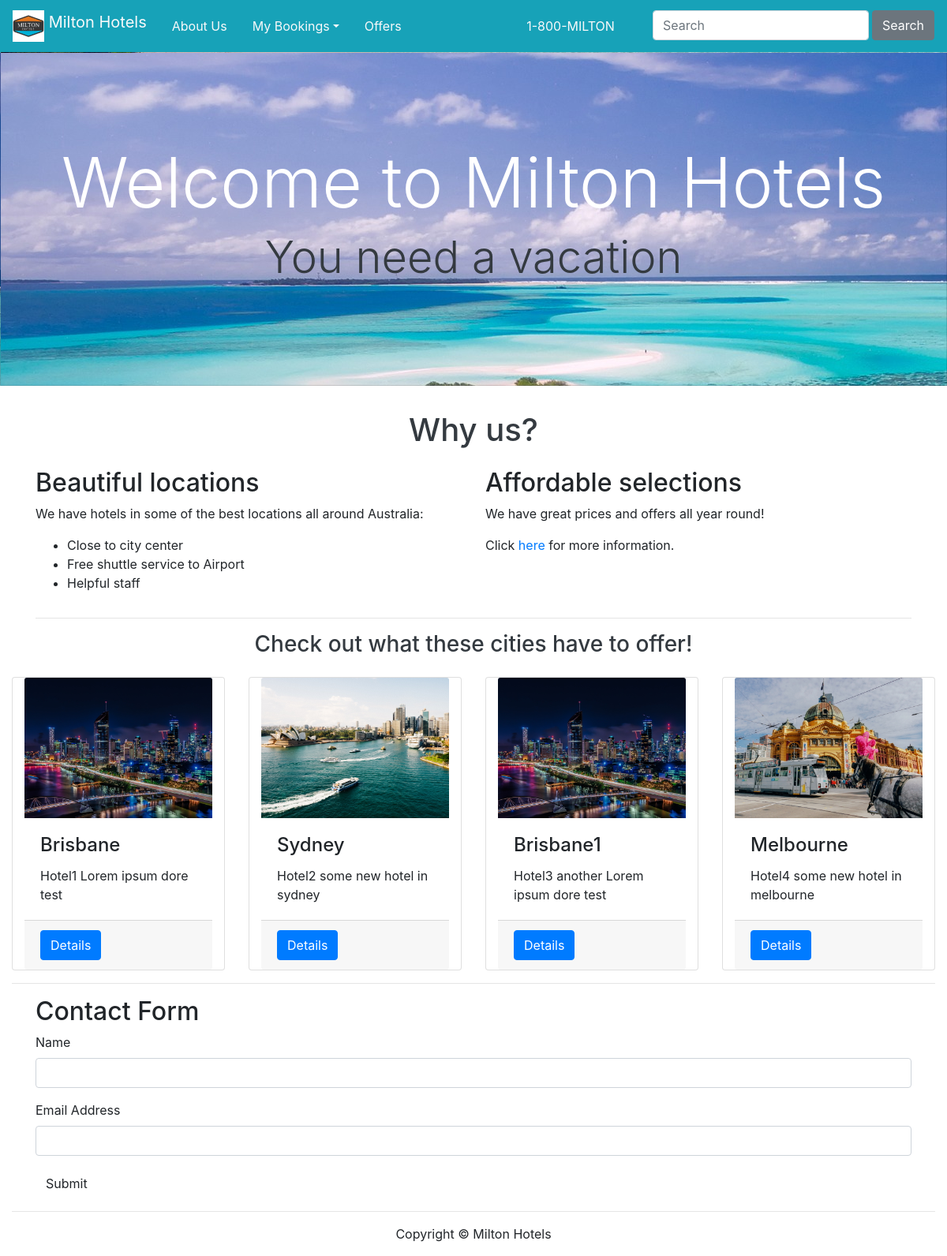
The page / on the database its author committed.
### models_alchemy.py (models this page shows, shortened)
class Hotel(db.Model):
    __tablename__='hotels'
    id = db.Column(db.Integer, primary_key=True)
    name = db.Column(db.String(64), unique=True, index=True)
    description = db.Column(db.String(500), nullable=False)
    image = db.Column(db.String(60), nullable=False, default='default.jpg')
    rooms = db.relationship('Room', backref='hotel')
    comments = db.relationship('Review', backref='hotel')

### views.py (the view)
@mainbp.route('/')
def index():
    tag_line='You need a vacation'
    hotels = Hotel.query.all() #get the hotels
    form=ContactForm()
    return render_template('index_bootstrap.html', tag_line=tag_line,
                    form=form, hotels=hotels)

### forms.py
class ContactForm(FlaskForm):
    user_name = StringField('Name' )    #, validators=[InputRequired()]
    email = StringField('Email Address')
    submit = SubmitField("Submit")

### templates/index_bootstrap.html
{% extends "base.html" %}
{% import "bootstrap/wtf.html" as wtf %}
{% block content %}
<div class="container-fluid">
    <main>
        <section>
            <div class="container">
                <div class="text-white text-center">
                    <div>
                        <p class="h1 text-dark mb-4">Why us?</p>
                    </div>
                </div>
                <div class="row">
                    <div class="col-md-6">
                        <article>
                            <h2>Beautiful locations</h2>
                            <p>We have hotels in some of the best locations all around Australia:</p>
                            <ul>
                                <li>Close to city center</li>
                                <li>Free shuttle service to Airport</li>
                                <li>Helpful staff</li>
                            </ul>
                        </article>
                    </div>
                    <div class="col-md-6">
                        <article>
                            <h2>Affordable selections</h2>
                            <p>We have <span> great prices and offers </span> all year round!</p>
                            <p>Click <a href="discounts.html">here</a> for more information.</p>
                        </article>
                    </div>
                </div>
                <hr>
            </div>
        </section>
        <section>
            <div class="text-dark text-center">
                <div>
                    <p class="h3 text-dark mb-4">Check out what these cities have to offer!</p>
                </div>
            </div>
            {% if hotels|length > 0 %}
            <div class="card-deck">
                {% for hotel in hotels %}
                <div class="card col-md-4">
                    <img class="card-img-top" src="{{'../static/img/' + hotel.image }}" alt="Card image">
                    <div class="card-body">
                        <h4 class="card-title">{{hotel.name}}</h4>
                        <p class="card-text">{{hotel.description}}</p>
                    </div>
                    <div class="card-footer"><a href="#" class="btn btn-primary">Details</a></div>
                </div>
                {% endfor %}
            </div>
            {% endif %}
        </section>
        <section>
            <hr>
            <div class="container">
                <h2>Contact Form</h2>
                {{wtf.quick_form(form, action=url_for('main.create_contact'))}}
            </div>
        </section>
        <hr>
    </main>
</div>
{% endblock %}

### templates/base.html (shortened to what this page needs)
<!DOCTYPE html>
<html lang="en">
<head>
    <link rel="stylesheet" href="https://stackpath.bootstrapcdn.com/bootstrap/4.3.1/css/bootstrap.min.css"
>
</head>
<body>
    <header>
        <nav class="navbar navbar-expand-lg navbar-light bg-info">
            <a class="navbar-brand text-light" href="#">
                <img src="../static/img/miltonlogo.png" width="40" height="40" class="d-inline-block align-top"
                    alt="Milton Hotels Logo">
                Milton Hotels
            </a>
            <div class="collapse navbar-collapse" id="navbarNav">
                <a class="nav-item nav-link text-light active" href="#">About Us</a>
                <div class="dropdown">
                    <a class="nav-item nav-link text-light dropdown-toggle" data-toggle="dropdown" id="bookDropdown"
                        aria-haspopup="true" aria-expanded="false" href="#">My Bookings</a>
                </div>
                <a class="nav-item nav-link text-light" href="discounts.html">Offers</a>
                <ul class="nav navbar-nav ml-auto">
                    <li class="nav-item active">
                        <span class="navbar-text text-light">1-800-MILTON</span>
                    </li>
                    <li class="nav-item">
                        <form class="form-inline my-2 my-lg-0 ml-5">
                            <input class="form-control" type="search" placeholder="Search" aria-label="Search">
                            <button class="btn btn-outline-black btn btn-secondary btn-s my-0 ml-1"
                                type="submit">Search</button>
                        </form>
                    </li>
                </ul>
        </nav>
        <div class="jumbotron jumbotron-fluid card card-image" style="background-image: url(../static/img/header.jpg);">
            <div class="text-white text-center py-5 px-4">
                <div>
                    <h1 class="display-2">Welcome to Milton Hotels</h1>
                    <p class="display-4 text-dark">{{tag_line}}</p>
                </div>
            </div>
        </div>
    </header>
    {% block content %}
    {% endblock %}
   <footer class="footer">
    <div class="container text-center">
        <p>Copyright &copy; Milton Hotels</p>
    </div>
</footer>
</body>
</html>

### rows shown on the page
Hotel: image (picture), name "Brisbane", description "Hotel1 Lorem ipsum dore test"
Hotel: image (picture), name "Sydney", description "Hotel2 some new hotel in sydney"
Hotel: image (picture), name "Brisbane1", description "Hotel3 another Lorem ipsum dore test"
Hotel: image (picture), name "Melbourne", description "Hotel4 some new hotel in melbourne"

### other values the page prints
{{ tag_line }} "You need a vacation"
